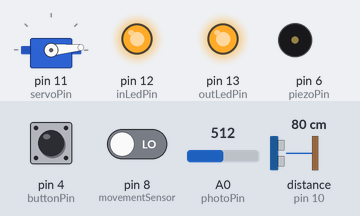
A sketch run on a simulated Arduino Uno, built with avr-gcc and run on an emulated ATmega328P. Shown: servo, output pins drawn as LEDs (lit = HIGH), buzzer (waves = sounding). Wiring (inferred from the names in the program): ultrasonic range finder: trigger pin 9; echo pin 10. The test bench sets the inputs (shaded band); at power-on: distance to the obstacle (sensor on pin 10) 80 cm, A0 (photoPin) = 512, pin 4 (buttonPin) HIGH, pin 8 (movementSensor) LOW. The echo pulse lasts 58.3 µs per cm; pins used as bus, display or sensor lines are not drawn.

Above: at 1.2 s.
1.3 s: distance to the obstacle (sensor on pin 10) set to 55 cm
4.3 s: distance to the obstacle (sensor on pin 10) set to 47 cm
At 6.1 s:
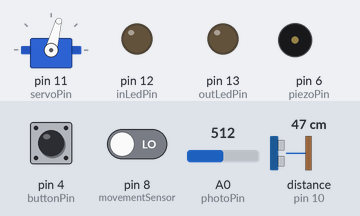
6.6 s: A0 (photoPin) set to 313
9.0 s: A0 (photoPin) set to 282
At 10.1 s:
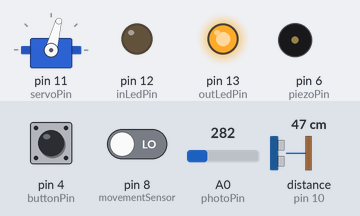
12.0 s: pin 4 (buttonPin) pulled LOW for 0.15 s
At 12.34 s:
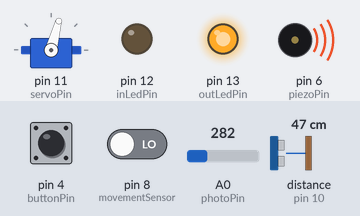
15.0 s: pin 8 (movementSensor) driven HIGH
At 15.9 s:
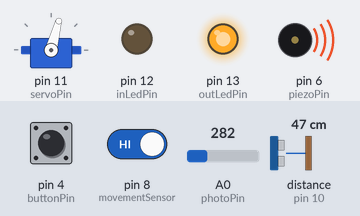
Timing chart, 0 to 19.0 s (numbered marks = the images above; inputs shaded):
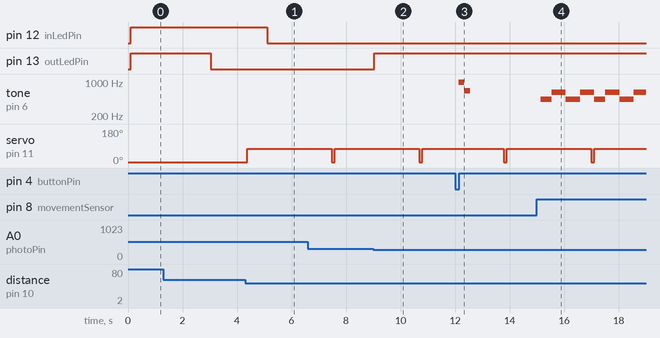

Measured:
- the behaviour switches between 51 and 50 cm on distance to the obstacle (sensor on pin 10) (found by bisection; images 0 and 1)
- the behaviour switches between 300 and 299 on A0 (photoPin) (found by bisection; images 1 and 2)
- after the input at 4.3 s, servo on pin 11 (servoPin): 5° → 75° after 0.08 s
- after the input at 9.0 s, pin 13 (outLedPin): LOW → HIGH at once
- after the input at 12.0 s, tone on pin 6 (piezoPin): silent → 990 Hz after 0.13 s, → 660 Hz 0.21 s later, → silent 0.21 s later
- after the input at 15.0 s, tone on pin 6 (piezoPin): alternates 622 Hz for 0.52 s and 440 Hz for 0.47 s, starting after 0.13 s

The sketch:

main.ino
```cpp
/*
  * Sources:
  * Movement sensor: https://projecthub.arduino.cc/electronicsfan123/interfacing-arduino-uno-with-pir-motion-sensor-593b6b
  * Photoresistor: https://www.circuitbasics.com/how-to-use-photoresistors-to-detect-light-on-an-arduino/
  * Servo motor: https://docs.arduino.cc/learn/electronics/servo-motors/
  * Ultrasonic sensor: https://projecthub.arduino.cc/Isaac100/getting-started-with-the-hc-sr04-ultrasonic-sensor-7cabe1
  * */
#include <Servo.h>

// Door
Servo servo;
const int servoPin = 11;

// Ultrasonic
const int trigPin = 9;
const int echoPin = 10;

// LEDs
const int outLedPin = 13;
const int inLedPin = 12;

// Photoresistor
const int photoPin = A0;

// Alarm
const int piezoPin = 6;
const int buttonPin = 4;

// Movement sensor
const int movementSensor = 8;
unsigned long lastMove;

unsigned long now;

void setup() {
  // Initialize all components and pins

  // Door
  servo.attach(servoPin);
  closeDoor();

  // Ultrasonic
  pinMode(trigPin, OUTPUT);
  pinMode(echoPin, INPUT);

  // Alarm
  pinMode(piezoPin, OUTPUT);
  pinMode(movementSensor, INPUT);
  pinMode(buttonPin, INPUT_PULLUP);

  // Leds
  pinMode(outLedPin, OUTPUT);
  pinMode(inLedPin, OUTPUT);
}

void loop() {
  delay(100); // Loop does not need to run all of the time. This avoids unnecessary computations.
  now = millis();

  // Run functions for various components. These are defined in separate files.
  handleDoor();
  handleAlarm();
  handleLeds();
  handleMovement();
}
```

alarm.ino
```cpp
// Button
int buttonState = LOW;
int lastButtonState = LOW;

// Piezo
bool alarmOn = false;
bool isLocked = false;
unsigned long alarmTime;
bool tonePlaying = false;

// This function runs on every iteration.
void handleAlarm() {
  // Play an annoying sounding interval repeatedly if the alarm is triggered.
  if (alarmOn && isLocked && !tonePlaying) {
    if (now / 500 % 2 == 0) {
      tone(piezoPin, 440);
    }
    else {
      tone(piezoPin, 622); // tritone
    }
  }
  else {
    noTone(piezoPin);
    alarmOn = false;
  }

  // Read the state of the button and toggle the alarm.
  buttonState = digitalRead(buttonPin);
  if (buttonState == LOW && lastButtonState == HIGH) {
    noTone(piezoPin);
    isLocked = !isLocked;
    alarmTime = now;
    tonePlaying = true;
  }
  lastButtonState = buttonState;

  // Play a short tone whenever the alarm is toggled to indicate whether or not it was turned on or off, and show that something happened.
  if (tonePlaying && isLocked) {
    if (now >= alarmTime + 500) {
      noTone(piezoPin);
      tonePlaying = false;
    }
    else if (now >= alarmTime + 300) {
      tone(piezoPin, 660);
    }
    else if (now >= alarmTime + 100) {
      tone(piezoPin, 990);
    }
  }
  if (tonePlaying && !isLocked) {
    if (now >= alarmTime + 500) {
      noTone(piezoPin);
      tonePlaying = false;
    }
    else if (now >= alarmTime + 300) {
      tone(piezoPin, 990);
    }
    else if (now >= alarmTime + 100) {
      tone(piezoPin, 660);
    }
  }
}
```

door.ino
```cpp
// Ultrasonic distance sensor
float duration, distance;

// Read the distance from the pins of the sensor, and convert to a usable unit
float sensorGetDistance() {
  digitalWrite(trigPin, LOW);
  delayMicroseconds(2);
  digitalWrite(trigPin, HIGH);
  delayMicroseconds(10);
  digitalWrite(trigPin, LOW);

  duration = pulseIn(echoPin, HIGH);
  distance = (duration*.0343)/2; // Speed of sound in micrometers per second
  return distance;
}

// Door
bool doorOpen;
unsigned long doorOpenedAt = 0;
const unsigned long openDuration = 3000;

// Set the door to specific angles for open and closed
void openDoor() {
  servo.write(75);
  doorOpen = true;
}

void closeDoor() {
   servo.write(5);
   doorOpen = false;
}

// This function runs on every iteration, and opens / closes the door based on the sensor and the defined debounce time.
void handleDoor() {
  distance = sensorGetDistance();
  if (distance < 50) {
    if (!doorOpen) {
      openDoor();
      doorOpenedAt = now;
    }
  }
  if (doorOpen && now - doorOpenedAt >= openDuration) {
    closeDoor();
  }
}
```

leds.ino
```cpp
// Led time used for debounce
unsigned long lastOutLed;

// Photoresistor value
int light = 0;

// This runs on every iteration. Sets the stats of both indoor and outdoor LEDs based on the photoresistor and the movement sensor for outdoor and indoor lights respectively.
void handleLeds() {
  if (now < lastMove + 5000 && !isLocked) {
    digitalWrite(inLedPin, HIGH);
  }
  else {
    digitalWrite(inLedPin, LOW);
  }

  light = analogRead(photoPin);

  if (light < 300) {
    lastOutLed = now;
  }

  if (now <= lastOutLed + 3000) {
    digitalWrite(outLedPin, HIGH);
  }
  else {
    digitalWrite(outLedPin, LOW);
  }
}
```

movement.ino
```cpp
// Whether or not the sensor detected movement
int movementState = LOW;

// Check if there was movement detected for every iteration.
void handleMovement() {
  movementState = digitalRead(movementSensor);
  if (movementState) {
    lastMove = now;
  }
  alarmOn = now < lastMove + 2000;
}
```
